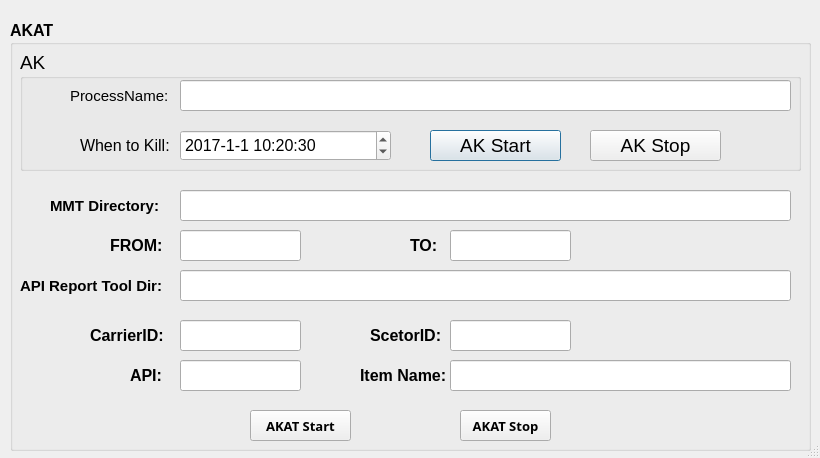
<?xml version="1.0" encoding="UTF-8"?>
<ui version="4.0">
 <class>akat</class>
 <widget class="QDialog" name="akat">
  <property name="geometry">
   <rect>
    <x>0</x>
    <y>0</y>
    <width>820</width>
    <height>458</height>
   </rect>
  </property>
  <property name="font">
   <font>
    <family>MS Mincho</family>
   </font>
  </property>
  <property name="windowTitle">
   <string>AKAT</string>
  </property>
  <property name="sizeGripEnabled">
   <bool>true</bool>
  </property>
  <widget class="QGroupBox" name="groupBox_2">
   <property name="geometry">
    <rect>
     <x>10</x>
     <y>20</y>
     <width>801</width>
     <height>431</height>
    </rect>
   </property>
   <property name="font">
    <font>
     <family>Arial</family>
     <pointsize>12</pointsize>
     <weight>75</weight>
     <bold>true</bold>
    </font>
   </property>
   <property name="title">
    <string>AKAT</string>
   </property>
   <widget class="QGroupBox" name="groupBox">
    <property name="geometry">
     <rect>
      <x>10</x>
      <y>30</y>
      <width>781</width>
      <height>121</height>
     </rect>
    </property>
    <property name="font">
     <font>
      <family>Arial</family>
      <pointsize>14</pointsize>
      <weight>50</weight>
      <bold>false</bold>
     </font>
    </property>
    <property name="title">
     <string>AK</string>
    </property>
    <widget class="QLabel" name="label_2">
     <property name="geometry">
      <rect>
       <x>60</x>
       <y>80</y>
       <width>101</width>
       <height>31</height>
      </rect>
     </property>
     <property name="font">
      <font>
       <pointsize>12</pointsize>
      </font>
     </property>
     <property name="text">
      <string>When to Kill:</string>
     </property>
    </widget>
    <widget class="QLineEdit" name="lineEdit_processName">
     <property name="geometry">
      <rect>
       <x>160</x>
       <y>30</y>
       <width>611</width>
       <height>31</height>
      </rect>
     </property>
     <property name="font">
      <font>
       <pointsize>11</pointsize>
      </font>
     </property>
    </widget>
    <widget class="QDateTimeEdit" name="dateTimeEdit_end">
     <property name="geometry">
      <rect>
       <x>160</x>
       <y>80</y>
       <width>211</width>
       <height>31</height>
      </rect>
     </property>
     <property name="font">
      <font>
       <pointsize>12</pointsize>
      </font>
     </property>
     <property name="dateTime">
      <datetime>
       <hour>10</hour>
       <minute>20</minute>
       <second>30</second>
       <year>2017</year>
       <month>1</month>
       <day>1</day>
      </datetime>
     </property>
     <property name="displayFormat">
      <string>yyyy-M-d H:mm:ss</string>
     </property>
    </widget>
    <widget class="QPushButton" name="pushButton_start">
     <property name="geometry">
      <rect>
       <x>410</x>
       <y>80</y>
       <width>131</width>
       <height>31</height>
      </rect>
     </property>
     <property name="text">
      <string>AK Start</string>
     </property>
    </widget>
    <widget class="QPushButton" name="pushButton_stop">
     <property name="geometry">
      <rect>
       <x>570</x>
       <y>80</y>
       <width>131</width>
       <height>31</height>
      </rect>
     </property>
     <property name="text">
      <string>AK Stop</string>
     </property>
    </widget>
    <widget class="QLabel" name="label">
     <property name="geometry">
      <rect>
       <x>50</x>
       <y>30</y>
       <width>101</width>
       <height>31</height>
      </rect>
     </property>
     <property name="font">
      <font>
       <pointsize>11</pointsize>
      </font>
     </property>
     <property name="text">
      <string>ProcessName:</string>
     </property>
    </widget>
   </widget>
   <widget class="QLabel" name="label_3">
    <property name="geometry">
     <rect>
      <x>40</x>
      <y>170</y>
      <width>111</width>
      <height>31</height>
     </rect>
    </property>
    <property name="font">
     <font>
      <family>Arial</family>
      <pointsize>11</pointsize>
     </font>
    </property>
    <property name="text">
     <string>MMT Directory:</string>
    </property>
   </widget>
   <widget class="QLineEdit" name="lineEdit_mmtDirectory">
    <property name="geometry">
     <rect>
      <x>170</x>
      <y>170</y>
      <width>611</width>
      <height>31</height>
     </rect>
    </property>
    <property name="font">
     <font>
      <family>Arial</family>
      <pointsize>11</pointsize>
     </font>
    </property>
   </widget>
   <widget class="QLabel" name="label_9">
    <property name="geometry">
     <rect>
      <x>100</x>
      <y>210</y>
      <width>51</width>
      <height>31</height>
     </rect>
    </property>
    <property name="font">
     <font>
      <family>Arial</family>
      <pointsize>12</pointsize>
     </font>
    </property>
    <property name="text">
     <string>FROM:</string>
    </property>
   </widget>
   <widget class="QLineEdit" name="lineEdit_from">
    <property name="geometry">
     <rect>
      <x>170</x>
      <y>210</y>
      <width>121</width>
      <height>31</height>
     </rect>
    </property>
    <property name="font">
     <font>
      <family>Arial</family>
      <pointsize>11</pointsize>
     </font>
    </property>
   </widget>
   <widget class="QLabel" name="label_10">
    <property name="geometry">
     <rect>
      <x>400</x>
      <y>210</y>
      <width>51</width>
      <height>31</height>
     </rect>
    </property>
    <property name="font">
     <font>
      <family>Arial</family>
      <pointsize>12</pointsize>
     </font>
    </property>
    <property name="text">
     <string>TO:</string>
    </property>
   </widget>
   <widget class="QLineEdit" name="lineEdit_to">
    <property name="geometry">
     <rect>
      <x>440</x>
      <y>210</y>
      <width>121</width>
      <height>31</height>
     </rect>
    </property>
    <property name="font">
     <font>
      <family>Arial</family>
      <pointsize>11</pointsize>
     </font>
    </property>
   </widget>
   <widget class="QLabel" name="label_8">
    <property name="geometry">
     <rect>
      <x>10</x>
      <y>250</y>
      <width>161</width>
      <height>31</height>
     </rect>
    </property>
    <property name="font">
     <font>
      <family>Arial</family>
      <pointsize>11</pointsize>
     </font>
    </property>
    <property name="text">
     <string>API Report Tool Dir:</string>
    </property>
   </widget>
   <widget class="QLineEdit" name="lineEdit_apiReportToolDirectory">
    <property name="geometry">
     <rect>
      <x>170</x>
      <y>250</y>
      <width>611</width>
      <height>31</height>
     </rect>
    </property>
    <property name="font">
     <font>
      <family>Arial</family>
      <pointsize>11</pointsize>
     </font>
    </property>
    <property name="text">
     <string/>
    </property>
   </widget>
   <widget class="QLabel" name="label_4">
    <property name="geometry">
     <rect>
      <x>80</x>
      <y>300</y>
      <width>81</width>
      <height>31</height>
     </rect>
    </property>
    <property name="font">
     <font>
      <family>Arial</family>
      <pointsize>12</pointsize>
     </font>
    </property>
    <property name="text">
     <string>CarrierID:</string>
    </property>
   </widget>
   <widget class="QLineEdit" name="lineEdit_carrierID">
    <property name="geometry">
     <rect>
      <x>170</x>
      <y>300</y>
      <width>121</width>
      <height>31</height>
     </rect>
    </property>
    <property name="font">
     <font>
      <family>Arial</family>
      <pointsize>11</pointsize>
     </font>
    </property>
   </widget>
   <widget class="QLabel" name="label_6">
    <property name="geometry">
     <rect>
      <x>120</x>
      <y>340</y>
      <width>51</width>
      <height>31</height>
     </rect>
    </property>
    <property name="font">
     <font>
      <family>Arial</family>
      <pointsize>12</pointsize>
     </font>
    </property>
    <property name="text">
     <string>API:</string>
    </property>
   </widget>
   <widget class="QLineEdit" name="lineEdit_api">
    <property name="geometry">
     <rect>
      <x>170</x>
      <y>340</y>
      <width>121</width>
      <height>31</height>
     </rect>
    </property>
    <property name="font">
     <font>
      <family>Arial</family>
      <pointsize>11</pointsize>
     </font>
    </property>
   </widget>
   <widget class="QLabel" name="label_5">
    <property name="geometry">
     <rect>
      <x>360</x>
      <y>300</y>
      <width>71</width>
      <height>31</height>
     </rect>
    </property>
    <property name="font">
     <font>
      <family>Arial</family>
      <pointsize>12</pointsize>
     </font>
    </property>
    <property name="text">
     <string>ScetorID:</string>
    </property>
   </widget>
   <widget class="QLineEdit" name="lineEdit_sectorID">
    <property name="geometry">
     <rect>
      <x>440</x>
      <y>300</y>
      <width>121</width>
      <height>31</height>
     </rect>
    </property>
    <property name="font">
     <font>
      <family>Arial</family>
      <pointsize>11</pointsize>
     </font>
    </property>
   </widget>
   <widget class="QLabel" name="label_7">
    <property name="geometry">
     <rect>
      <x>350</x>
      <y>340</y>
      <width>91</width>
      <height>31</height>
     </rect>
    </property>
    <property name="font">
     <font>
      <family>Arial</family>
      <pointsize>12</pointsize>
     </font>
    </property>
    <property name="text">
     <string>Item Name:</string>
    </property>
   </widget>
   <widget class="QLineEdit" name="lineEdit_itemName">
    <property name="geometry">
     <rect>
      <x>440</x>
      <y>340</y>
      <width>341</width>
      <height>31</height>
     </rect>
    </property>
    <property name="font">
     <font>
      <family>Arial</family>
      <pointsize>11</pointsize>
     </font>
    </property>
   </widget>
   <widget class="QPushButton" name="pushButton_akatStart">
    <property name="geometry">
     <rect>
      <x>240</x>
      <y>390</y>
      <width>101</width>
      <height>31</height>
     </rect>
    </property>
    <property name="font">
     <font>
      <family>Arial Black</family>
      <pointsize>10</pointsize>
      <weight>75</weight>
      <bold>true</bold>
     </font>
    </property>
    <property name="text">
     <string>AKAT Start</string>
    </property>
   </widget>
   <widget class="QPushButton" name="pushButton_akatStop">
    <property name="geometry">
     <rect>
      <x>450</x>
      <y>390</y>
      <width>91</width>
      <height>31</height>
     </rect>
    </property>
    <property name="font">
     <font>
      <family>Arial Black</family>
      <pointsize>10</pointsize>
      <weight>75</weight>
      <bold>true</bold>
     </font>
    </property>
    <property name="text">
     <string>AKAT Stop</string>
    </property>
   </widget>
  </widget>
 </widget>
 <resources/>
 <connections/>
</ui>
